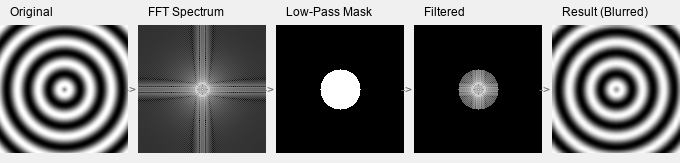

Reproduce this figure in Python.
"""
Exercise 3.4.4: Fourier Art - Concept Diagram

This script creates an educational diagram showing the complete FFT pipeline:
Original Image → FFT → Magnitude Spectrum → Apply Filter → Inverse FFT → Result

Author: Claude (NumPy-to-GenAI Project)
Date: 2025-12-07

Thesis Metadata:
    Framework: F1-Hands-On
    Module: Module_03_transformations_effects
    Exercise Type: Diagram
    Cognitive Load: Medium
    New Concepts: FFT pipeline, frequency filtering workflow
    Prerequisites: Basic FFT understanding
"""

import numpy as np
from PIL import Image, ImageDraw, ImageFont

def create_synthetic_image(size=128):
    """Create a synthetic image with interesting frequency content."""
    image = np.zeros((size, size), dtype=np.float64)

    # Add concentric circles (creates radial frequency pattern)
    center = size // 2
    for y in range(size):
        for x in range(size):
            dist = np.sqrt((x - center)**2 + (y - center)**2)
            # Create rings with varying frequency
            image[y, x] = 128 + 127 * np.sin(dist * 0.3)

    return image

def apply_fft(image):
    """Apply FFT and return shifted result."""
    fft_result = np.fft.fft2(image)
    fft_shifted = np.fft.fftshift(fft_result)
    return fft_shifted

def get_magnitude_spectrum(fft_data):
    """Get log-scaled magnitude spectrum for visualization."""
    magnitude = np.abs(fft_data)
    magnitude_log = np.log1p(magnitude)
    normalized = (magnitude_log / magnitude_log.max() * 255).astype(np.uint8)
    return normalized

def create_circular_mask(size, radius, mask_type='low'):
    """Create a circular mask for frequency filtering."""
    mask = np.zeros((size, size), dtype=np.float64)
    center = size // 2

    for y in range(size):
        for x in range(size):
            dist = np.sqrt((x - center)**2 + (y - center)**2)
            if mask_type == 'low':
                mask[y, x] = 1.0 if dist <= radius else 0.0
            else:  # high-pass
                mask[y, x] = 0.0 if dist <= radius else 1.0

    return mask

def apply_filter_and_reconstruct(fft_shifted, mask):
    """Apply frequency filter and reconstruct image."""
    filtered = fft_shifted * mask
    fft_unshifted = np.fft.ifftshift(filtered)
    reconstructed = np.fft.ifft2(fft_unshifted)
    return np.abs(reconstructed)

# Create the pipeline demonstration
size = 128
padding = 10
label_height = 25

# Step 1: Create original image
original = create_synthetic_image(size)

# Step 2: Apply FFT
fft_shifted = apply_fft(original)
magnitude = get_magnitude_spectrum(fft_shifted)

# Step 3: Create low-pass filter mask
mask = create_circular_mask(size, radius=20, mask_type='low')
mask_display = (mask * 255).astype(np.uint8)

# Step 4: Apply filter (visualize filtered spectrum)
filtered_fft = fft_shifted * mask
filtered_magnitude = get_magnitude_spectrum(filtered_fft)

# Step 5: Reconstruct (inverse FFT)
reconstructed = apply_filter_and_reconstruct(fft_shifted, mask)
reconstructed_normalized = (reconstructed / reconstructed.max() * 255).astype(np.uint8)

# Create the diagram layout (5 images in a row with labels)
num_images = 5
diagram_width = num_images * size + (num_images - 1) * padding
diagram_height = size + label_height + padding

# Create output array
diagram = np.ones((diagram_height, diagram_width), dtype=np.uint8) * 240  # Light gray background

# Place images
images = [
    (original.astype(np.uint8), "Original"),
    (magnitude, "FFT Spectrum"),
    (mask_display, "Low-Pass Mask"),
    (filtered_magnitude, "Filtered"),
    (reconstructed_normalized, "Result (Blurred)")
]

for i, (img, label) in enumerate(images):
    x_start = i * (size + padding)
    diagram[label_height:label_height + size, x_start:x_start + size] = img

# Save the diagram
result = Image.fromarray(diagram, mode='L')

# Add labels using PIL
draw = ImageDraw.Draw(result)
try:
    font = ImageFont.truetype("arial.ttf", 12)
except:
    font = ImageFont.load_default()

for i, (_, label) in enumerate(images):
    x_start = i * (size + padding)
    # Center the text under each image
    draw.text((x_start + 10, 5), label, fill=0, font=font)

# Add arrows between images
arrow_y = label_height + size // 2
for i in range(num_images - 1):
    x_end = (i + 1) * (size + padding) - padding // 2
    draw.text((x_end - 8, arrow_y - 6), "->", fill=100, font=font)

result.save('fft_concept_diagram.png')

print("FFT concept diagram created!")
print(f"Output saved as 'fft_concept_diagram.png'")
print(f"Shows the complete FFT filtering pipeline:")
print("  Original -> FFT Spectrum -> Mask -> Filtered -> Result")
